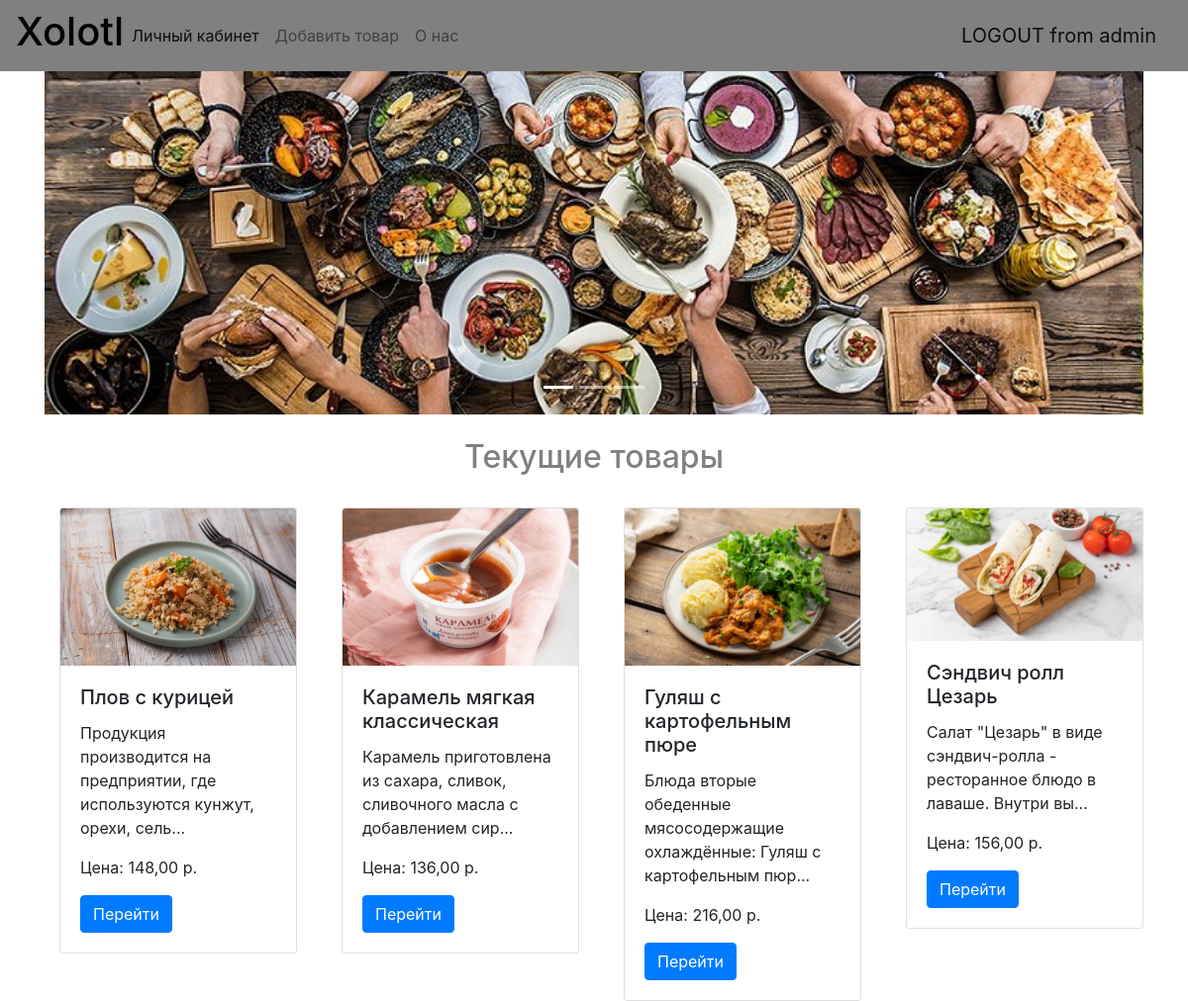
Screenshot of /index (signed in) with the database file from the repository.
### data/users.py (models this page shows, shortened)
class User(SqlAlchemyBase, UserMixin, SerializerMixin):
    __tablename__ = 'users'
    id = sqlalchemy.Column(sqlalchemy.Integer, primary_key=True, autoincrement=True)
    surname = sqlalchemy.Column(sqlalchemy.String, nullable=True)
    name = sqlalchemy.Column(sqlalchemy.String, nullable=True)
    age = sqlalchemy.Column(sqlalchemy.Integer, nullable=True)
    address = sqlalchemy.Column(sqlalchemy.String, nullable=True)
    email = sqlalchemy.Column(sqlalchemy.String, index=True, unique=True, nullable=True)
    hashed_password = sqlalchemy.Column(sqlalchemy.String, nullable=True)
    modifed_date = sqlalchemy.Column(sqlalchemy.DateTime, default=datetime.datetime.now)
    role = sqlalchemy.Column(sqlalchemy.String, nullable=True, default='polz')
    news = orm.relation("Products", back_populates='user')
    picture = sqlalchemy.Column(sqlalchemy.String)

### data/products.py (models this page shows)
class Products(SqlAlchemyBase):
    __tablename__ = 'products'
    id = sqlalchemy.Column(sqlalchemy.Integer,
                           primary_key=True, autoincrement=True)
    title = sqlalchemy.Column(sqlalchemy.String, nullable=True)
    content = sqlalchemy.Column(sqlalchemy.String, nullable=True)
    created_date = sqlalchemy.Column(sqlalchemy.DateTime,
                                     default=datetime.datetime.now)
    picture = sqlalchemy.Column(sqlalchemy.String, nullable=True)
    price = sqlalchemy.Column(sqlalchemy.String, nullable=True)
    user_id = sqlalchemy.Column(sqlalchemy.Integer,
                                sqlalchemy.ForeignKey("users.id"))
    korz_id = sqlalchemy.Column(sqlalchemy.Integer, default=-1)
    user = orm.relation('User')

### main.py (the view)
@app.route("/")
@app.route("/index")
def index():
    db_sess = db_session.create_session()
    users = db_sess.query(User).all()
    names = {name.id: (name.surname, name.name) for name in users}
    prods = db_sess.query(Products).all()
    pr = [(f"static/img/{prod.picture}", prod.title, f"{prod.content[0:75]}...", prod.id, prod.price) for prod in prods]
    return render_template("index.html", names=names, prods=pr, title='Главная')

### data/db_session.py (called while the page is built)
def create_session() -> Session:
    global __factory
    return __factory()

### main.py (called while the page is built)
@login_manager.user_loader
def load_user(user_id):
    db_sess = db_session.create_session()
    return db_sess.query(User).get(user_id)

### templates/index.html (shortened to what this page needs)
{% extends "base.html" %}
{% block content %}
<div id="carouselExampleIndicators" class="carousel slide" data-ride="carousel">
    <ol class="carousel-indicators">
        <li data-target="#carouselExampleIndicators" data-slide-to="0" class="active"></li>
        <li data-target="#carouselExampleIndicators" data-slide-to="1"></li>
        <li data-target="#carouselExampleIndicators" data-slide-to="2"></li>
    </ol>
    <div class="carousel-inner">
        <div class="carousel-item active">
            <img class="d-block w-100" src="static/img/cor44.jpg" alt="First slide">
        </div>
    </div>
    <a class="carousel-control-prev" href="#carouselExampleIndicators" role="button" data-slide="prev">
        <span class="carousel-control-prev-icon" aria-hidden="true"></span>
    </a>
    <a class="carousel-control-next" href="#carouselExampleIndicators" role="button" data-slide="next">
        <span class="carousel-control-next-icon" aria-hidden="true"></span>
    </a>
</div>
<br>
<h2 align="center">Текущие товары</h2>
<br>
{% if prods != [] %}
<div class="card-deck">
    {% for i in prods %}
        <div class="col-lg-3">
            <div class="card" style="width: 15rem;">
                <img class="card-img-top" src="{{i[0]}}" alt="А где?">
                <div class="card-body">
                    <h5 class="card-title">{{ i[1] }}</h5>
                    <p class="card-text">{{ i[2] }}</p>
                    <p class="card-text">Цена: {{ i[4]}} р.</p>
                    <a href="/tovar/{{ i[3] }}" class="btn btn-primary">Перейти</a>
                </div>
            </div>
        </div>
    {% endfor %}
</div>
{% endif %}
{% endblock %}

### templates/base.html (shortened to what this page needs)
<!DOCTYPE html>
<html lang="en">
<head>
    <link rel="stylesheet" href="https://maxcdn.bootstrapcdn.com/bootstrap/4.0.0/css/bootstrap.min.css"
>
</head>
<body>
<header>
    <nav class="navbar navbar-expand-lg navbar-light" style="background-color: grey;">
        <h1><a href="/">Xolotl</a></h1>
        <ul class="navbar-nav mr-auto">
            <li class="nav-item active">
                <a class="nav-link" href="/kab">Личный кабинет<span class="sr-only">(current)</span></a>
            </li>
            {% if current_user.role == "admin" %}
            <li class="nav-item">
                <a class="nav-link" href="/add_product">Добавить товар</a>
            </li>
            {% endif %}
            <li class="nav-item">
                <a class="nav-link" href="/about">О нас</a>
            </li>
        </ul>
        {% if current_user.is_authenticated %}
        <a class="navbar-brand" href="/logout">LOGOUT from {{ current_user.name }}</a>
        {% else %}
        <p>
            <a class="btn btn-primary " href="/register">Регистрация</a>
            <a class="btn btn-success" href="/login">Войти</a>
        </p>
        {% endif %}
    </nav>
</header>
<main role="main" class="container">
    {% block content %}{% endblock %}
</main>
</body>
</html>

### templates/base.html (style rules this page uses)
h1 a { color: black }

### templates/index.html (style rules this page uses)
h2 { color: grey }

### rows the page displays
User: name "admin"
Products: shows a picture, title "Плов с курицей", content "Продукция производится на предприятии, где используются кунжут, орехи, сель...", price "148,00"
Products: shows a picture, title "Карамель мягкая классическая", content "Карамель приготовлена из сахара, сливок, сливочного масла с добавлением сир...", price "136,00"
Products: shows a picture, title "Гуляш с картофельным пюре", content "Блюда вторые обеденные мясосодержащие охлаждённые: Гуляш с картофельным пюр...", price "216,00"
Products: shows a picture, title "Сэндвич ролл Цезарь", content "Салат \"Цезарь\" в виде сэндвич-ролла - ресторанное блюдо в лаваше. Внутри вы...", price "156,00"
